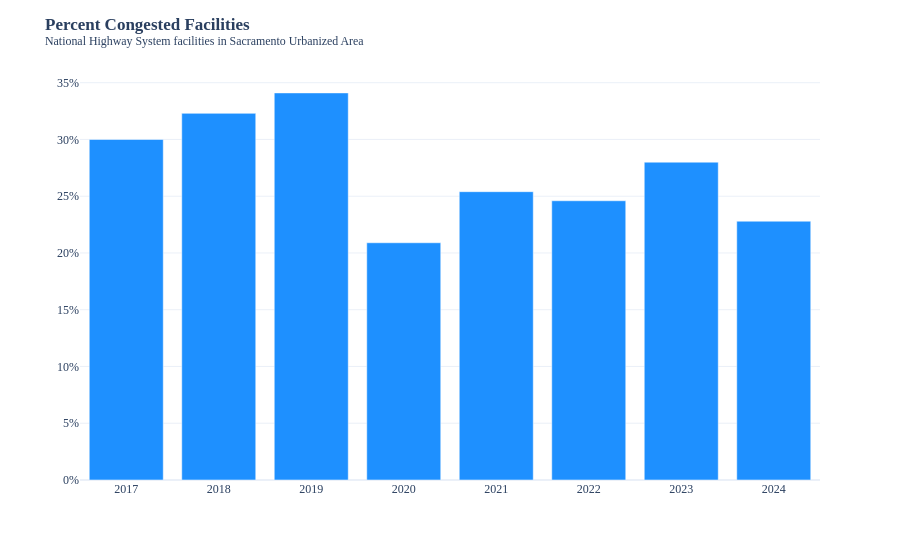

The code cell stored with this chart in its notebook:
### Markdown cell above
***

Congestion_2

***

### Code cell
# Set Indicator
indicator = 'Congestion_2'
plot_name = 'percent_road_miles'



## Importing ---

file_name = f"{indicator} SACOG RITIS.xlsx"
df_mpo = pd.read_excel(os.path.join(PATH_PLOTS, 'Data', file_name), sheet_name = 'SACOG')


## Organizing ---

df_plot = df_mpo.copy()


df_plot = df_plot[df_plot['Year'] >= 2017]
df_plot['pct_dirmi_congested'] = round(df_plot['pct_dirmi_congested']*100, 1)

df_plot = df_plot.reset_index(drop = True)


display(df_plot.head())


## Plotting ---

fig = px.bar(df_plot, y='pct_dirmi_congested', x='Year')
fig.update_traces(marker_color='#1E90FF')


title = '<b>Percent Congested Facilities</b>  <br><sup>National Highway System facilities in Sacramento Urbanized Area</sup>'
fig.update_xaxes(tick0=0, dtick=1)
fig.update_yaxes(tick0=0, dtick=5, ticksuffix='%', range = [0, 37])
fig.update_traces(hovertemplate='%{y}')
fig.update_layout(showlegend = False)


pt.plot_agol(fig, export, title, indicator, plot_name)

### Figure 1 — Plotly figure (JSON) as saved in the notebook; plotly's stock layout.template omitted (floating-point values rounded to 4 significant figures)
{"data": [{"alignmentgroup": "True", "hovertemplate": "%{y}", "legendgroup": "", "marker": {"color": "#1E90FF", "pattern": {"shape": ""}}, "name": "", "offsetgroup": "", "orientation": "v", "showlegend": false, "textposition": "auto", "type": "bar", "x": [2024, 2023, 2022, 2021, 2020, 2019, 2018, 2017], "xaxis": "x", "y": [22.8, 28, 24.6, 25.4, 20.9, 34.1, 32.3, 30], "yaxis": "y"}], "layout": {"barmode": "relative", "font": {"family": "Microsoft YaHei"}, "legend": {"title": {}, "tracegroupgap": 0}, "margin": {"t": 60}, "showlegend": false, "title": {"text": "<b>Percent Congested Facilities</b>  <br><sup>National Highway System facilities in Sacramento Urbanized Area</sup>"}, "xaxis": {"anchor": "y", "domain": [0, 1], "dtick": 1, "tick0": 0, "tickfont": {"size": 12}, "title": {}}, "yaxis": {"anchor": "x", "domain": [0, 1], "dtick": 5, "range": [0, 37], "tick0": 0, "tickfont": {"size": 12}, "ticksuffix": "%", "title": {}}}}
